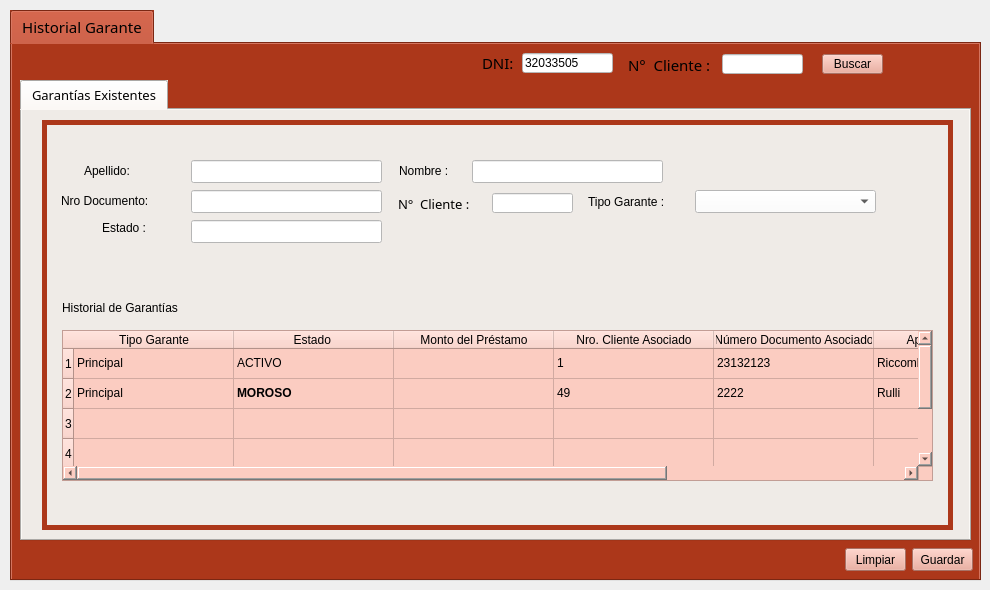
<?xml version="1.0" encoding="UTF-8"?>
<ui version="4.0">
 <class>Form</class>
 <widget class="QWidget" name="Form">
  <property name="geometry">
   <rect>
    <x>0</x>
    <y>0</y>
    <width>990</width>
    <height>590</height>
   </rect>
  </property>
  <property name="windowTitle">
   <string>Form</string>
  </property>
  <property name="styleSheet">
   <string notr="true">selection-background-color: rgb(255, 170, 127);
color: rgb(0, 0, 0);</string>
  </property>
  <widget class="QTabWidget" name="tabWidget">
   <property name="geometry">
    <rect>
     <x>10</x>
     <y>10</y>
     <width>971</width>
     <height>571</height>
    </rect>
   </property>
   <property name="palette">
    <palette>
     <active>
      <colorrole role="WindowText">
       <brush brushstyle="SolidPattern">
        <color alpha="255">
         <red>0</red>
         <green>0</green>
         <blue>0</blue>
        </color>
       </brush>
      </colorrole>
      <colorrole role="Button">
       <brush brushstyle="SolidPattern">
        <color alpha="255">
         <red>172</red>
         <green>55</green>
         <blue>26</blue>
        </color>
       </brush>
      </colorrole>
      <colorrole role="Text">
       <brush brushstyle="SolidPattern">
        <color alpha="255">
         <red>0</red>
         <green>0</green>
         <blue>0</blue>
        </color>
       </brush>
      </colorrole>
      <colorrole role="ButtonText">
       <brush brushstyle="SolidPattern">
        <color alpha="255">
         <red>0</red>
         <green>0</green>
         <blue>0</blue>
        </color>
       </brush>
      </colorrole>
      <colorrole role="Base">
       <brush brushstyle="SolidPattern">
        <color alpha="255">
         <red>172</red>
         <green>55</green>
         <blue>26</blue>
        </color>
       </brush>
      </colorrole>
      <colorrole role="Window">
       <brush brushstyle="SolidPattern">
        <color alpha="255">
         <red>172</red>
         <green>55</green>
         <blue>26</blue>
        </color>
       </brush>
      </colorrole>
      <colorrole role="Highlight">
       <brush brushstyle="SolidPattern">
        <color alpha="255">
         <red>255</red>
         <green>170</green>
         <blue>127</blue>
        </color>
       </brush>
      </colorrole>
     </active>
     <inactive>
      <colorrole role="WindowText">
       <brush brushstyle="SolidPattern">
        <color alpha="255">
         <red>0</red>
         <green>0</green>
         <blue>0</blue>
        </color>
       </brush>
      </colorrole>
      <colorrole role="Button">
       <brush brushstyle="SolidPattern">
        <color alpha="255">
         <red>172</red>
         <green>55</green>
         <blue>26</blue>
        </color>
       </brush>
      </colorrole>
      <colorrole role="Text">
       <brush brushstyle="SolidPattern">
        <color alpha="255">
         <red>0</red>
         <green>0</green>
         <blue>0</blue>
        </color>
       </brush>
      </colorrole>
      <colorrole role="ButtonText">
       <brush brushstyle="SolidPattern">
        <color alpha="255">
         <red>0</red>
         <green>0</green>
         <blue>0</blue>
        </color>
       </brush>
      </colorrole>
      <colorrole role="Base">
       <brush brushstyle="SolidPattern">
        <color alpha="255">
         <red>172</red>
         <green>55</green>
         <blue>26</blue>
        </color>
       </brush>
      </colorrole>
      <colorrole role="Window">
       <brush brushstyle="SolidPattern">
        <color alpha="255">
         <red>172</red>
         <green>55</green>
         <blue>26</blue>
        </color>
       </brush>
      </colorrole>
      <colorrole role="Highlight">
       <brush brushstyle="SolidPattern">
        <color alpha="255">
         <red>255</red>
         <green>170</green>
         <blue>127</blue>
        </color>
       </brush>
      </colorrole>
     </inactive>
     <disabled>
      <colorrole role="WindowText">
       <brush brushstyle="SolidPattern">
        <color alpha="255">
         <red>0</red>
         <green>0</green>
         <blue>0</blue>
        </color>
       </brush>
      </colorrole>
      <colorrole role="Button">
       <brush brushstyle="SolidPattern">
        <color alpha="255">
         <red>172</red>
         <green>55</green>
         <blue>26</blue>
        </color>
       </brush>
      </colorrole>
      <colorrole role="Text">
       <brush brushstyle="SolidPattern">
        <color alpha="255">
         <red>0</red>
         <green>0</green>
         <blue>0</blue>
        </color>
       </brush>
      </colorrole>
      <colorrole role="ButtonText">
       <brush brushstyle="SolidPattern">
        <color alpha="255">
         <red>0</red>
         <green>0</green>
         <blue>0</blue>
        </color>
       </brush>
      </colorrole>
      <colorrole role="Base">
       <brush brushstyle="SolidPattern">
        <color alpha="255">
         <red>172</red>
         <green>55</green>
         <blue>26</blue>
        </color>
       </brush>
      </colorrole>
      <colorrole role="Window">
       <brush brushstyle="SolidPattern">
        <color alpha="255">
         <red>172</red>
         <green>55</green>
         <blue>26</blue>
        </color>
       </brush>
      </colorrole>
      <colorrole role="Highlight">
       <brush brushstyle="SolidPattern">
        <color alpha="255">
         <red>255</red>
         <green>170</green>
         <blue>127</blue>
        </color>
       </brush>
      </colorrole>
     </disabled>
    </palette>
   </property>
   <property name="font">
    <font>
     <family>KacstOne</family>
     <pointsize>11</pointsize>
     <weight>9</weight>
     <italic>false</italic>
     <bold>false</bold>
    </font>
   </property>
   <property name="styleSheet">
    <string notr="true">background-color: rgb(172, 55, 26);
font: 75 11pt &quot;KacstOne&quot;;
selection-background-color: rgb(255, 170, 127);</string>
   </property>
   <property name="currentIndex">
    <number>0</number>
   </property>
   <widget class="QWidget" name="tab">
    <attribute name="icon">
     <iconset>
      <normalon>Íconos/silueta-masculina-de-usuario.png</normalon>
     </iconset>
    </attribute>
    <attribute name="title">
     <string>Historial Garante</string>
    </attribute>
    <widget class="QTabWidget" name="tabWidget_2">
     <property name="geometry">
      <rect>
       <x>8</x>
       <y>36</y>
       <width>951</width>
       <height>461</height>
      </rect>
     </property>
     <property name="font">
      <font>
       <family>KacstOne</family>
       <pointsize>10</pointsize>
       <weight>9</weight>
       <italic>false</italic>
       <bold>false</bold>
      </font>
     </property>
     <property name="styleSheet">
      <string notr="true">background-color: rgb(239, 235, 231);
font: 75 10pt &quot;KacstOne&quot;;</string>
     </property>
     <property name="currentIndex">
      <number>0</number>
     </property>
     <widget class="QWidget" name="tab_6">
      <attribute name="icon">
       <iconset>
        <normalon>Íconos/calidad-de-la-pagina.png</normalon>
       </iconset>
      </attribute>
      <attribute name="title">
       <string>Garantías Existentes</string>
      </attribute>
      <widget class="QGroupBox" name="groupBox_3">
       <property name="geometry">
        <rect>
         <x>20</x>
         <y>10</y>
         <width>911</width>
         <height>410</height>
        </rect>
       </property>
       <property name="styleSheet">
        <string notr="true">QGroupBox{
background-color: rgb(239, 235, 231);
border-style: solid;
border-width: 5px;
border-color: rgb(172, 55, 26);
}

QLineEdit{
background-color: rgb(255, 255, 255);
}

QTextEdit{
background-color: rgb(255, 255, 255);
}

QComboBox{
background-color: rgb(255, 255, 255);
}

QDateEdit{
background-color: rgb(255, 255, 255);
}

QPushButton{
background-color: rgb(253, 194, 179);
}

QLabel{
background-color: rgb(239, 235, 231);
}

</string>
       </property>
       <property name="title">
        <string/>
       </property>
       <widget class="QTableWidget" name="tw_garantes_lista">
        <property name="geometry">
         <rect>
          <x>20</x>
          <y>210</y>
          <width>871</width>
          <height>151</height>
         </rect>
        </property>
        <property name="styleSheet">
         <string notr="true">background-color: rgb(251, 204, 193);
color: rgb(0, 0, 0);</string>
        </property>
        <attribute name="horizontalHeaderDefaultSectionSize">
         <number>160</number>
        </attribute>
        <row>
         <property name="text">
          <string>1</string>
         </property>
        </row>
        <row>
         <property name="text">
          <string>2</string>
         </property>
        </row>
        <row>
         <property name="text">
          <string>3</string>
         </property>
        </row>
        <row>
         <property name="text">
          <string>4</string>
         </property>
        </row>
        <row>
         <property name="text">
          <string>5</string>
         </property>
        </row>
        <column>
         <property name="text">
          <string>Tipo Garante</string>
         </property>
         <property name="font">
          <font>
           <kerning>false</kerning>
          </font>
         </property>
        </column>
        <column>
         <property name="text">
          <string>Estado </string>
         </property>
        </column>
        <column>
         <property name="text">
          <string>Monto del Préstamo</string>
         </property>
        </column>
        <column>
         <property name="text">
          <string>Nro. Cliente Asociado</string>
         </property>
        </column>
        <column>
         <property name="text">
          <string>Número Documento Asociado</string>
         </property>
        </column>
        <column>
         <property name="text">
          <string>Apellido Asociado</string>
         </property>
        </column>
        <column>
         <property name="text">
          <string>Nombre Asociado</string>
         </property>
        </column>
        <item row="0" column="0">
         <property name="text">
          <string>Principal</string>
         </property>
        </item>
        <item row="0" column="1">
         <property name="text">
          <string>ACTIVO</string>
         </property>
        </item>
        <item row="0" column="3">
         <property name="text">
          <string>1</string>
         </property>
        </item>
        <item row="0" column="4">
         <property name="text">
          <string>23132123</string>
         </property>
        </item>
        <item row="0" column="5">
         <property name="text">
          <string>Riccombene</string>
         </property>
        </item>
        <item row="0" column="6">
         <property name="text">
          <string>Lucas</string>
         </property>
        </item>
        <item row="1" column="0">
         <property name="text">
          <string>Principal</string>
         </property>
        </item>
        <item row="1" column="1">
         <property name="text">
          <string>MOROSO </string>
         </property>
         <property name="font">
          <font>
           <weight>75</weight>
           <bold>true</bold>
          </font>
         </property>
         <property name="foreground">
          <brush brushstyle="NoBrush">
           <color alpha="255">
            <red>222</red>
            <green>22</green>
            <blue>4</blue>
           </color>
          </brush>
         </property>
        </item>
        <item row="1" column="3">
         <property name="text">
          <string>49</string>
         </property>
        </item>
        <item row="1" column="4">
         <property name="text">
          <string>2222</string>
         </property>
        </item>
        <item row="1" column="5">
         <property name="text">
          <string>Rulli</string>
         </property>
        </item>
        <item row="1" column="6">
         <property name="text">
          <string>Tatiana</string>
         </property>
        </item>
       </widget>
       <widget class="QLabel" name="label_51">
        <property name="geometry">
         <rect>
          <x>19</x>
          <y>71</y>
          <width>111</width>
          <height>20</height>
         </rect>
        </property>
        <property name="text">
         <string>Nro Documento:</string>
        </property>
       </widget>
       <widget class="QLineEdit" name="lne_garante_nro_doc">
        <property name="geometry">
         <rect>
          <x>149</x>
          <y>70</y>
          <width>191</width>
          <height>23</height>
         </rect>
        </property>
        <property name="text">
         <string/>
        </property>
       </widget>
       <widget class="QLineEdit" name="lne_garante_apellido">
        <property name="geometry">
         <rect>
          <x>149</x>
          <y>40</y>
          <width>191</width>
          <height>23</height>
         </rect>
        </property>
        <property name="text">
         <string/>
        </property>
       </widget>
       <widget class="QLabel" name="label_4">
        <property name="geometry">
         <rect>
          <x>357</x>
          <y>43</y>
          <width>71</width>
          <height>16</height>
         </rect>
        </property>
        <property name="text">
         <string>Nombre :</string>
        </property>
       </widget>
       <widget class="QLabel" name="label_29">
        <property name="geometry">
         <rect>
          <x>42</x>
          <y>43</y>
          <width>61</width>
          <height>16</height>
         </rect>
        </property>
        <property name="text">
         <string>Apellido:</string>
        </property>
       </widget>
       <widget class="QLineEdit" name="lne_garante_nombre">
        <property name="geometry">
         <rect>
          <x>430</x>
          <y>40</y>
          <width>191</width>
          <height>23</height>
         </rect>
        </property>
        <property name="text">
         <string/>
        </property>
       </widget>
       <widget class="QLabel" name="label_23">
        <property name="geometry">
         <rect>
          <x>60</x>
          <y>100</y>
          <width>61</width>
          <height>16</height>
         </rect>
        </property>
        <property name="text">
         <string>Estado :</string>
        </property>
       </widget>
       <widget class="QLineEdit" name="lne_garante_estado">
        <property name="geometry">
         <rect>
          <x>149</x>
          <y>100</y>
          <width>191</width>
          <height>23</height>
         </rect>
        </property>
        <property name="text">
         <string/>
        </property>
       </widget>
       <widget class="QComboBox" name="cbx_tipo_garante">
        <property name="geometry">
         <rect>
          <x>653</x>
          <y>70</y>
          <width>181</width>
          <height>23</height>
         </rect>
        </property>
        <item>
         <property name="text">
          <string/>
         </property>
        </item>
        <item>
         <property name="text">
          <string>Garante Principal</string>
         </property>
        </item>
        <item>
         <property name="text">
          <string>Garante Secundario</string>
         </property>
        </item>
        <item>
         <property name="text">
          <string>Otro Garante</string>
         </property>
        </item>
       </widget>
       <widget class="QLabel" name="label_24">
        <property name="geometry">
         <rect>
          <x>546</x>
          <y>74</y>
          <width>101</width>
          <height>16</height>
         </rect>
        </property>
        <property name="text">
         <string>Tipo Garante :</string>
        </property>
       </widget>
       <widget class="QLabel" name="label_32">
        <property name="geometry">
         <rect>
          <x>356</x>
          <y>76</y>
          <width>81</width>
          <height>16</height>
         </rect>
        </property>
        <property name="font">
         <font>
          <family>KacstOne</family>
          <pointsize>10</pointsize>
          <weight>9</weight>
          <italic>false</italic>
          <bold>false</bold>
         </font>
        </property>
        <property name="text">
         <string>N°  Cliente :</string>
        </property>
       </widget>
       <widget class="QLineEdit" name="lne_garante_nro_cliente_2">
        <property name="geometry">
         <rect>
          <x>450</x>
          <y>73</y>
          <width>81</width>
          <height>20</height>
         </rect>
        </property>
        <property name="styleSheet">
         <string notr="true">background-color: rgb(255, 255, 255);</string>
        </property>
        <property name="text">
         <string/>
        </property>
       </widget>
       <widget class="QLabel" name="label">
        <property name="geometry">
         <rect>
          <x>20</x>
          <y>180</y>
          <width>151</width>
          <height>16</height>
         </rect>
        </property>
        <property name="text">
         <string>Historial de Garantías </string>
        </property>
       </widget>
      </widget>
     </widget>
    </widget>
    <widget class="QPushButton" name="boton_limpiar">
     <property name="geometry">
      <rect>
       <x>833</x>
       <y>504</y>
       <width>61</width>
       <height>23</height>
      </rect>
     </property>
     <property name="styleSheet">
      <string notr="true">background-color: rgb(235, 160, 143);
font: 75 10pt &quot;KacstOne&quot;;
</string>
     </property>
     <property name="text">
      <string>Limpiar</string>
     </property>
    </widget>
    <widget class="QPushButton" name="boton_guardar">
     <property name="geometry">
      <rect>
       <x>900</x>
       <y>504</y>
       <width>61</width>
       <height>23</height>
      </rect>
     </property>
     <property name="styleSheet">
      <string notr="true">background-color: rgb(235, 160, 143);
font: 75 10pt &quot;KacstOne&quot;;
</string>
     </property>
     <property name="text">
      <string>Guardar</string>
     </property>
    </widget>
    <widget class="QLineEdit" name="lne_garante_nro_cliente">
     <property name="geometry">
      <rect>
       <x>710</x>
       <y>10</y>
       <width>81</width>
       <height>20</height>
      </rect>
     </property>
     <property name="styleSheet">
      <string notr="true">background-color: rgb(255, 255, 255);</string>
     </property>
     <property name="text">
      <string/>
     </property>
    </widget>
    <widget class="QLabel" name="label_31">
     <property name="geometry">
      <rect>
       <x>616</x>
       <y>13</y>
       <width>81</width>
       <height>16</height>
      </rect>
     </property>
     <property name="font">
      <font>
       <family>KacstOne</family>
       <pointsize>11</pointsize>
       <weight>9</weight>
       <italic>false</italic>
       <bold>false</bold>
      </font>
     </property>
     <property name="text">
      <string>N°  Cliente :</string>
     </property>
    </widget>
    <widget class="QPushButton" name="boton_buscar_buscar">
     <property name="geometry">
      <rect>
       <x>810</x>
       <y>10</y>
       <width>61</width>
       <height>20</height>
      </rect>
     </property>
     <property name="styleSheet">
      <string notr="true">background-color: rgb(235, 160, 143);
font: 75 10pt &quot;KacstOne&quot;;</string>
     </property>
     <property name="text">
      <string>Buscar</string>
     </property>
    </widget>
    <widget class="QLineEdit" name="lne_dni_filtro_buscar">
     <property name="geometry">
      <rect>
       <x>510</x>
       <y>9</y>
       <width>91</width>
       <height>20</height>
      </rect>
     </property>
     <property name="styleSheet">
      <string notr="true">background-color: rgb(255, 255, 255);</string>
     </property>
     <property name="text">
      <string>32033505</string>
     </property>
    </widget>
    <widget class="QLabel" name="label_121">
     <property name="geometry">
      <rect>
       <x>470</x>
       <y>11</y>
       <width>31</width>
       <height>16</height>
      </rect>
     </property>
     <property name="font">
      <font>
       <family>KacstOne</family>
       <pointsize>11</pointsize>
       <weight>9</weight>
       <italic>false</italic>
       <bold>false</bold>
      </font>
     </property>
     <property name="styleSheet">
      <string notr="true">background-color: rgb(172, 55, 26);
font: 75 11pt &quot;KacstOne&quot;;</string>
     </property>
     <property name="text">
      <string>DNI:</string>
     </property>
    </widget>
   </widget>
  </widget>
 </widget>
 <resources/>
 <connections/>
</ui>
